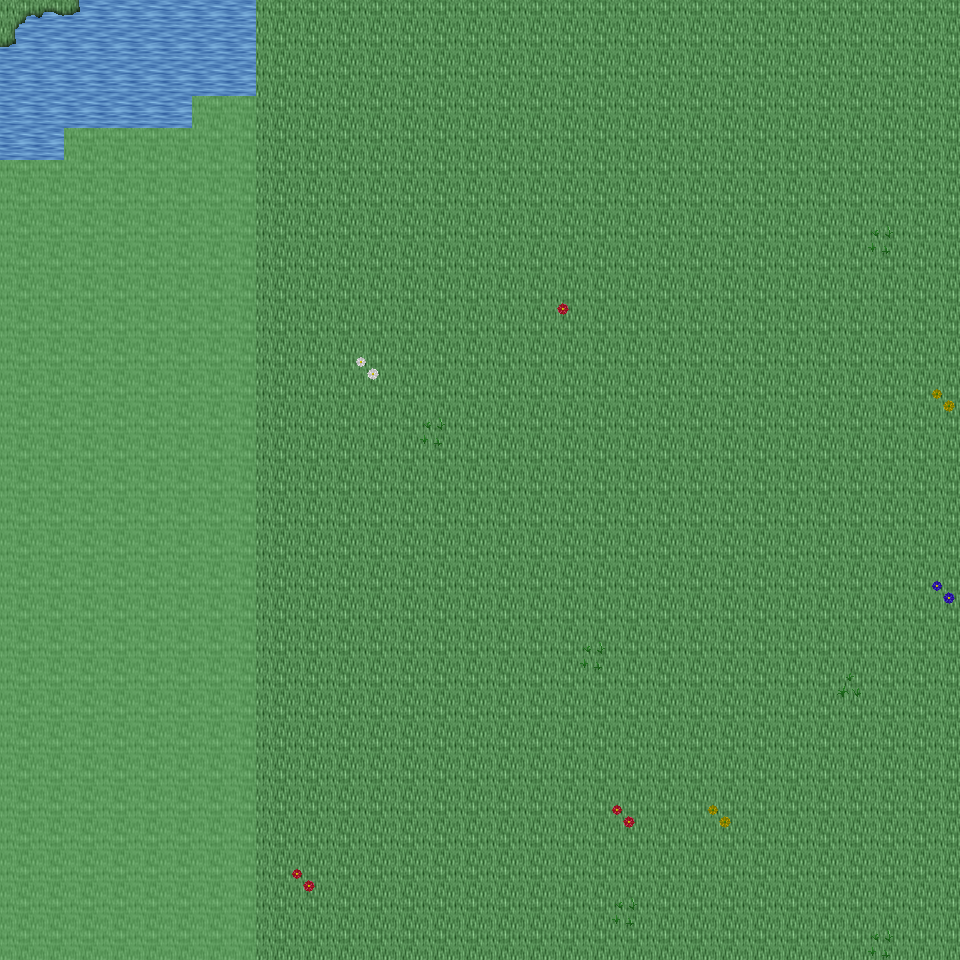

Rendered tile map (Tiled .tmx) drawn with the repository's tilesets; below, a short description and the map source with its tile grids summarised:
An orthogonal 30x30 tile map with 32x32 px tiles, 6 tile layers (Ground, Object, Object2, Above, ...), 28 tilesets and 3 objects (3x mapExit).

<map version="1.0" orientation="orthogonal" renderorder="right-down" width="30" height="30" tilewidth="32" tileheight="32" nextobjectid="4">
  <tileset firstgid="1" name="tileset_ground_ground" tilewidth="32" tileheight="32" tilecount="33" columns="3">
    <image source="../drawable/tileset_ground_ground.png" width="96" height="352" />
  </tileset>
  <tileset firstgid="34" name="tileset_ground_water_pool" tilewidth="32" tileheight="32" tilecount="72" columns="3">
    <image source="../drawable/tileset_ground_water_pool.png" width="96" height="768" />
  </tileset>
  <tileset firstgid="106" name="tileset_plant_flower_daisy_red" tilewidth="32" tileheight="32" tilecount="8" columns="2">
    <image source="../drawable/tileset_plant_flower_daisy_red.png" width="64" height="128" />
  </tileset>
  <tileset firstgid="114" name="tileset_plant_flower_daisy_white" tilewidth="32" tileheight="32" tilecount="8" columns="2">
    <image source="../drawable/tileset_plant_flower_daisy_white.png" width="64" height="128" />
  </tileset>
  <tileset firstgid="122" name="tileset_plant_flower_daisy_yellow" tilewidth="32" tileheight="32" tilecount="8" columns="2">
    <image source="../drawable/tileset_plant_flower_daisy_yellow.png" width="64" height="128" />
  </tileset>
  <tileset firstgid="130" name="tileset_plant_flower_daisy_blue" tilewidth="32" tileheight="32" tilecount="8" columns="2">
    <image source="../drawable/tileset_plant_flower_daisy_blue.png" width="64" height="128" />
  </tileset>
  <tileset firstgid="138" name="tileset_plant_grasses" tilewidth="32" tileheight="32" tilecount="6" columns="3">
    <image source="../drawable/tileset_plant_grasses.png" width="96" height="64" />
  </tileset>
  <tileset firstgid="144" name="tileset_plant_tree_tree_darkgreen" tilewidth="32" tileheight="32" tilecount="88" columns="8">
    <image source="../drawable/tileset_plant_tree_tree_darkgreen.png" width="256" height="352" />
  </tileset>
  <tileset firstgid="232" name="tileset_ground_grass_edges" tilewidth="32" tileheight="32" tilecount="36" columns="12">
    <image source="../drawable/tileset_ground_grass_edges.png" width="384" height="96" />
  </tileset>
  <tileset firstgid="268" name="tileset_ground_grass_corners" tilewidth="32" tileheight="32" tilecount="24" columns="6">
    <image source="../drawable/tileset_ground_grass_corners.png" width="192" height="128" />
  </tileset>
  <tileset firstgid="292" name="tileset_furniture_table_long_side_on_pale" tilewidth="32" tileheight="32" tilecount="3" columns="3">
    <image source="../drawable/tileset_furniture_table_long_side_on_pale.png" width="96" height="32" />
  </tileset>
  <tileset firstgid="295" name="tileset_plant_stump_stump_brown" tilewidth="32" tileheight="32" tilecount="4" columns="2">
    <image source="../drawable/tileset_plant_stump_stump_brown.png" width="64" height="64" />
  </tileset>
  <tileset firstgid="299" name="tileset_item_sign_large" tilewidth="32" tileheight="32" tilecount="15" columns="5">
    <image source="../drawable/tileset_item_sign_large.png" width="160" height="96" />
  </tileset>
  <tileset firstgid="314" name="tileset_plant_stump_small_stump" tilewidth="32" tileheight="32" tilecount="4" columns="2">
    <image source="../drawable/tileset_plant_stump_small_stump.png" width="64" height="64" />
  </tileset>
  <tileset firstgid="318" name="tileset_building_wall_bricked_edges" tilewidth="32" tileheight="32" tilecount="25" columns="5">
    <image source="../drawable/tileset_building_wall_bricked_edges.png" width="160" height="160" />
  </tileset>
  <tileset firstgid="343" name="tileset_logic_creature_orc" tilewidth="32" tileheight="32" tilecount="6" columns="6">
    <image source="../drawable/tileset_logic_creature_orc.png" width="192" height="32" />
  </tileset>
  <tileset firstgid="349" name="tileset_logic_creature_animal" tilewidth="32" tileheight="32" tilecount="32" columns="8">
    <image source="../drawable/tileset_logic_creature_animal.png" width="256" height="128" />
  </tileset>
  <tileset firstgid="381" name="tileset_logic_item_resources" tilewidth="32" tileheight="32" tilecount="6" columns="6">
    <image source="../drawable/tileset_logic_item_resources.png" width="192" height="32" />
  </tileset>
  <tileset firstgid="387" name="tileset_logic_creature_golem" tilewidth="32" tileheight="32" tilecount="4" columns="4">
    <image source="../drawable/tileset_logic_creature_golem.png" width="128" height="32" />
  </tileset>
  <tileset firstgid="391" name="tileset_logic_collision" tilewidth="32" tileheight="32" tilecount="1" columns="1">
    <image source="../drawable/tileset_logic_collision.png" width="32" height="32" />
  </tileset>
  <tileset firstgid="392" name="tileset_object_boat" tilewidth="32" tileheight="32" tilecount="42" columns="6">
    <image source="../drawable/tileset_object_boat.png" width="192" height="224" />
  </tileset>
  <tileset firstgid="434" name="tileset_furniture_table_long_front_on_pale" tilewidth="32" tileheight="32" tilecount="3" columns="1">
    <image source="../drawable/tileset_furniture_table_long_front_on_pale.png" width="32" height="96" />
  </tileset>
  <tileset firstgid="437" name="tileset_ground_green_paving" tilewidth="32" tileheight="32" tilecount="18" columns="3">
    <image source="../drawable/tileset_ground_green_paving.png" width="96" height="192" />
  </tileset>
  <tileset firstgid="455" name="tileset_logic_protection" tilewidth="32" tileheight="32" tilecount="2" columns="2">
    <image source="../drawable/tileset_logic_protection.png" width="64" height="32" />
  </tileset>
  <tileset firstgid="457" name="tileset_furniture_bed_double_peach" tilewidth="32" tileheight="32" tilecount="8" columns="2">
    <image source="../drawable/tileset_furniture_bed_double_peach.png" width="64" height="128" />
  </tileset>
  <tileset firstgid="465" name="tileset_furniture_bed_double_red" tilewidth="32" tileheight="32" tilecount="8" columns="2">
    <image source="../drawable/tileset_furniture_bed_double_red.png" width="64" height="128" />
  </tileset>
  <tileset firstgid="473" name="tileset_logic_creature_undead_skeleton" tilewidth="32" tileheight="32" tilecount="6" columns="6">
    <image source="../drawable/tileset_logic_creature_undead_skeleton.png" width="192" height="32" />
  </tileset>
  <tileset firstgid="479" name="tileset_logic_creature_undead_specter" tilewidth="32" tileheight="32" tilecount="6" columns="6">
    <image source="../drawable/tileset_logic_creature_undead_specter.png" width="192" height="32" />
  </tileset>
  <layer name="Ground" width="30" height="30">
    <data>[900 cells, 900 non-empty, 5 distinct tile ids]</data>
  </layer>
  <layer name="Object" width="30" height="30">
    <data>[900 cells, 20 non-empty, 11 distinct tile ids]</data>
  </layer>
  <layer name="Object2" width="30" height="30">
    <data>[900 cells, 0 non-empty, 0 distinct tile ids]</data>
  </layer>
  <layer name="Above" width="30" height="30">
    <data>[900 cells, 0 non-empty, 0 distinct tile ids]</data>
  </layer>
  <layer name="Above2" width="30" height="30">
    <data>[900 cells, 0 non-empty, 0 distinct tile ids]</data>
  </layer>
  <layer name="Walkable" width="30" height="30">
    <data>[900 cells, 208 non-empty, 1 distinct tile ids]</data>
  </layer>
  <objectgroup name="MapEvents">
    <object id="1" name="north" type="mapExit" x="0" y="0" width="960" height="32">
      <properties>
        <property name="map" value="level_0_x208_y78" />
        <property name="x" value="0" />
        <property name="y" value="28" />
      </properties>
    </object>
    <object id="2" name="south" type="mapExit" x="256" y="928" width="704" height="32">
      <properties>
        <property name="map" value="level_0_x208_y80" />
        <property name="x" value="8" />
        <property name="y" value="1" />
      </properties>
    </object>
    </objectgroup>
</map>
<!-- 1 of 3 objects omitted -->
